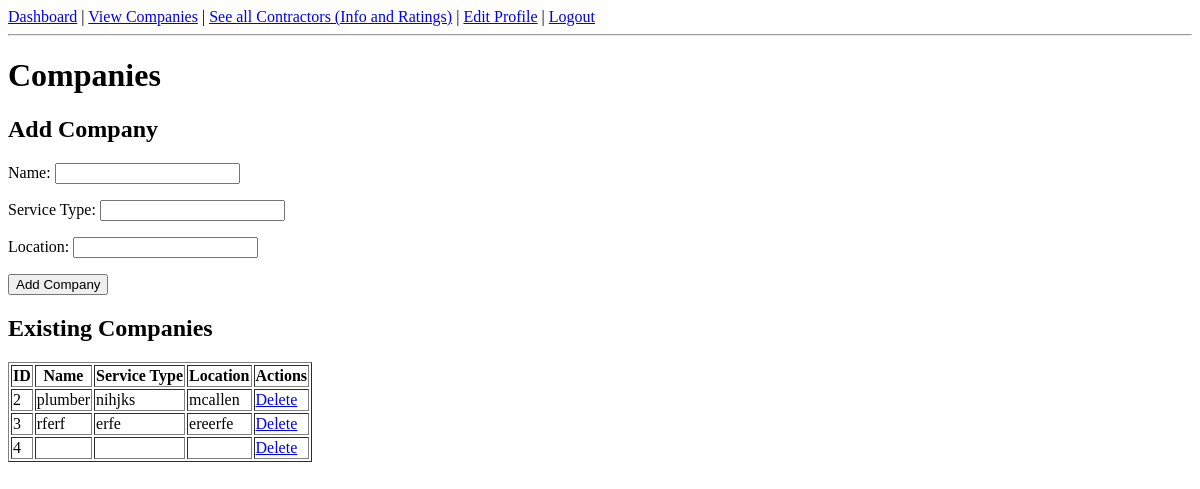
Page /companies (signed in) on the earlier database version.
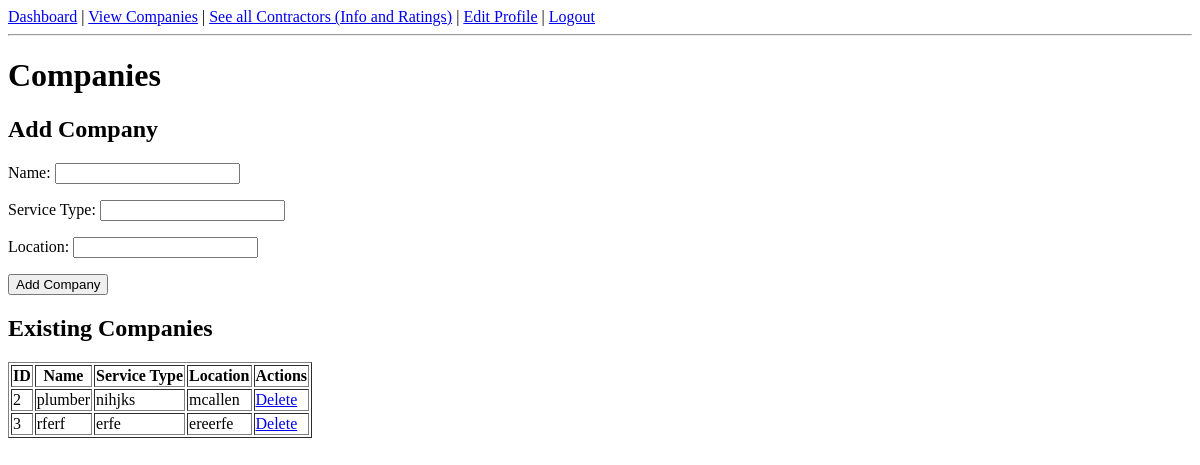
Same page on the later database version.
### tables this page shows
CREATE TABLE Company (
            companyID INTEGER PRIMARY KEY AUTOINCREMENT,
            name TEXT NOT NULL,
            serviceType TEXT,
            location TEXT
        );

### app.py (the view)
@app.route("/companies")
def list_companies():
    if "user_id" not in session:
        return redirect("/login")
    conn = get_db()
    cur = conn.cursor()
    cur.execute("SELECT * FROM Company")
    companies = cur.fetchall()
    conn.close()
    return render_template("companies.html", companies=companies, role=session["role"])

### app.py (called while the page is built)
def get_db():
    conn = sqlite3.connect(DB_FILE)
    conn.row_factory = sqlite3.Row
    return conn

### templates/companies.html
{% extends "base.html" %}
{% block content %}
<h1>Companies</h1>
{% if role == "client" %}
<h2>Add Company</h2>
<form method="post" action="/companies/add">
    <p>Name: <input type="text" name="name"></p>
    <p>Service Type: <input type="text" name="serviceType"></p>
    <p>Location: <input type="text" name="location"></p>
    <p><input type="submit" value="Add Company"></p>
</form>
{% endif %}
<h2>Existing Companies</h2>
<table border="1">
    <tr>
        <th>ID</th><th>Name</th><th>Service Type</th><th>Location</th>
        {% if role == "client" %}<th>Actions</th>{% endif %}
    </tr>
    {% for c in companies %}
    <tr>
        <td>{{ c.companyID }}</td>
        <td>{{ c.name }}</td>
        <td>{{ c.serviceType }}</td>
        <td>{{ c.location }}</td>
        {% if role == "client" %}
        <td><a href="/companies/delete/{{ c.companyID }}">Delete</a></td>
        {% endif %}
    </tr>
    {% endfor %}
</table>
{% endblock %}

Differences in the rows shown:
removed Company: companyID "4"
